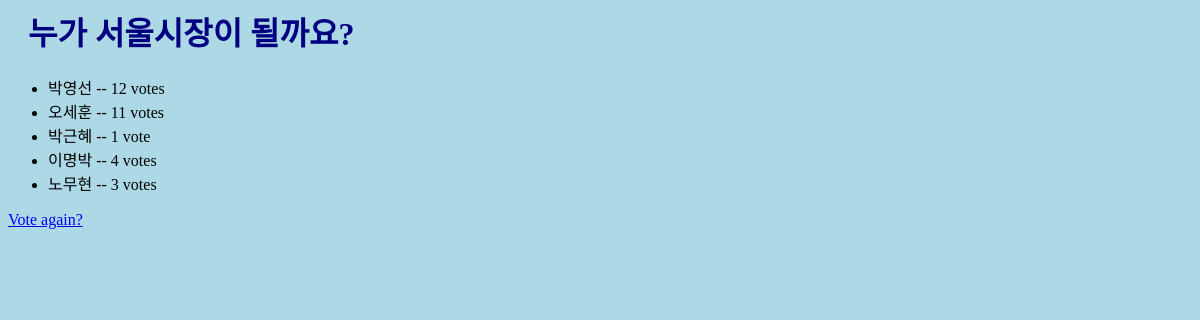
Before: /polls/1/results/ with the older database file.
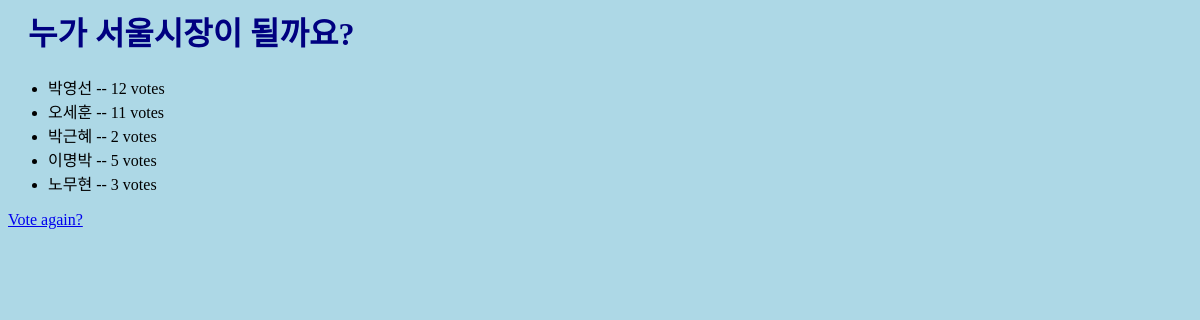
After: the same page with the newer database file.
### polls/models.py (models this page shows, shortened)
class Choice(models.Model):
    question = models.ForeignKey(Question, on_delete=models.CASCADE)
    choice_text = models.CharField(max_length=200)
    votes = models.IntegerField(default=0)

### polls/views.py (the view)
# urls.py: path('<int:pk>/results/', views.ResultsView.as_view(), name='results'),
class ResultsView(generic.DetailView):
    model = Question
    template_name = 'polls/results.html'

### polls/templates/polls/results.html
{% load static %}
<link rel="stylesheet" type="text/css" href="{% static 'polls/style.css' %}">
<h1>{{ question.question_text }}</h1>
<ul>
{% for choice in question.choice_set.all %}
    <li>{{ choice.choice_text }} -- {{ choice.votes }} vote{{ choice.votes|pluralize }}</li>
{% endfor %}
</ul>
<a href="{% url 'polls:detail' question.id %}">Vote again?</a>

Changed rows visible on the page:
changed Choice "박근혜": votes "1" → "2"
changed Choice "이명박": votes "4" → "5"
